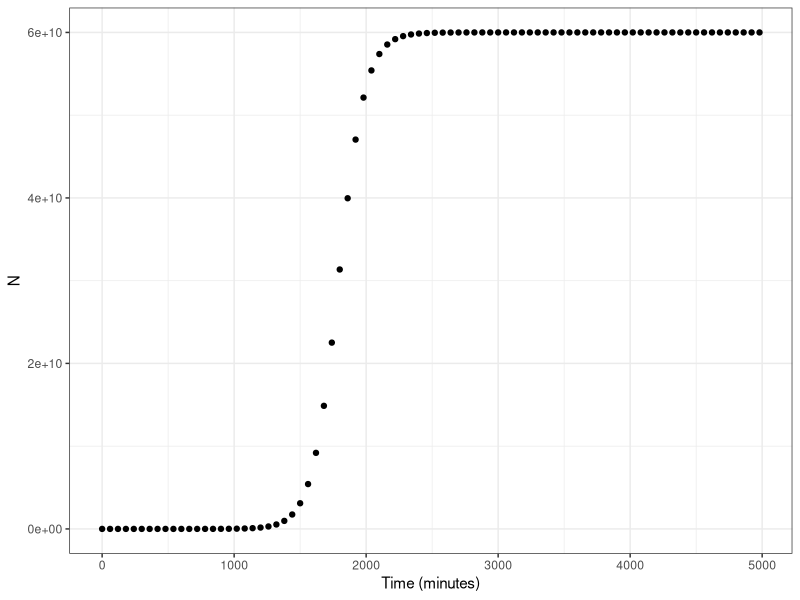
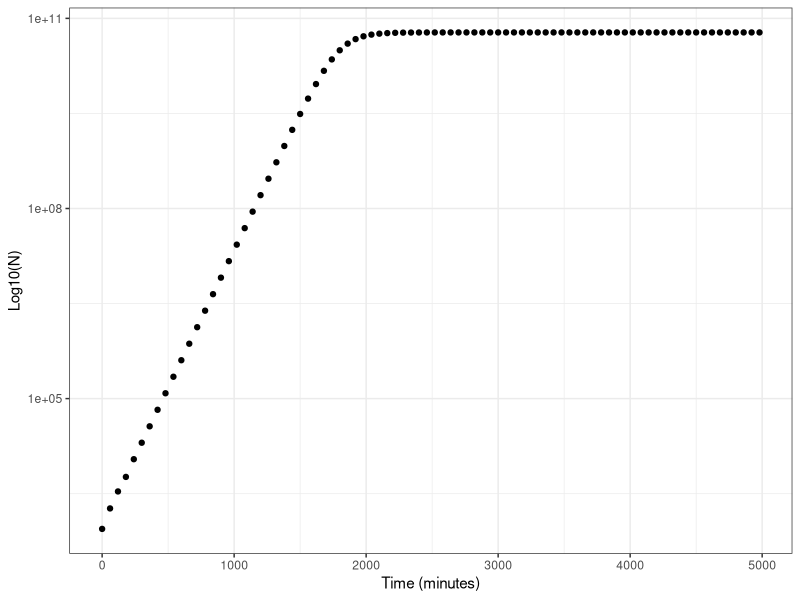

The R script that drew these images, in order:
#Script to plot the logistic growth data

#downloading the experimental data
growth_data <- read.csv("experiment.csv")

#installing packages 
install.packages("ggplot2")
library(ggplot2)

#plotting the experimental data 
#plotting population size against time 
ggplot(aes(t,N), data = growth_data) +
  
  geom_point() +
  
  xlab("Time (minutes)") +
  
  ylab("N") +
  
  theme_bw()

#plotting log(population size) against time
  #this is a semi-log plot 
ggplot(aes(t, N), data = growth_data) +
  
  geom_point() +
  
  xlab("Time (minutes)") +
  
  ylab("Log10(N)") +
  
  scale_y_continuous(trans='log10') +
  
  theme_bw()

